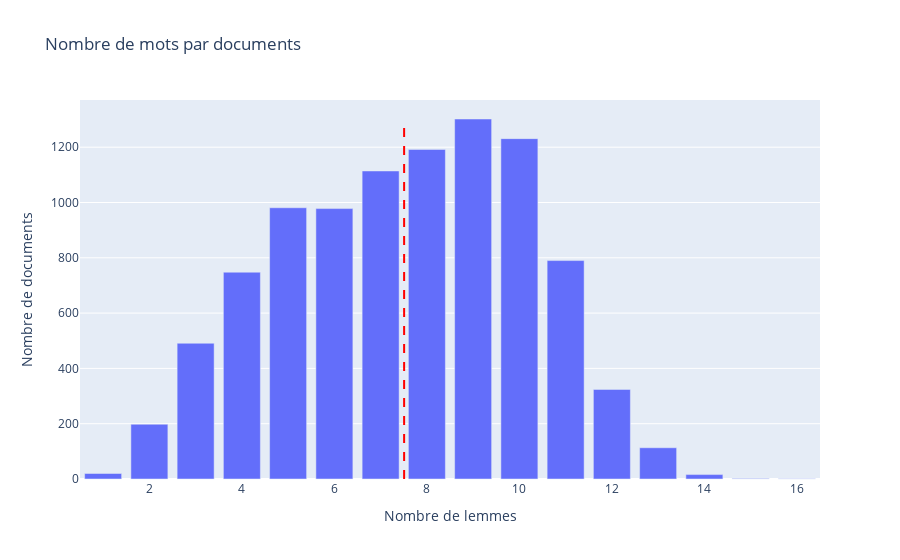

The code cell stored with this chart in its notebook:
### Code cell
fig = px.bar(temp, x = "Nombre de lemmes", y = 'Nombre de documents', title = "Nombre de mots par documents")
mean = np.mean(tailleDocs.Lemme)
fig.add_shape(type="line",x0=mean, x1=mean, y0 =0, y1=1300 , xref='x', yref='y',
               line = dict(color = 'red', dash = 'dash'))

### Figure 1 — Plotly figure (JSON) as saved in the notebook; plotly's stock layout.template omitted (floating-point values rounded to 4 significant figures)
{"data": [{"alignmentgroup": "True", "hovertemplate": "Nombre de lemmes=%{x}<br>Nombre de documents=%{y}<extra></extra>", "legendgroup": "", "marker": {"color": "#636efa", "pattern": {"shape": ""}}, "name": "", "offsetgroup": "", "orientation": "v", "showlegend": false, "textposition": "auto", "type": "bar", "x": [1, 2, 3, 4, 5, 6, 7, 8, 9, 10, 11, 12, 13, 14, 15, 16], "xaxis": "x", "y": [20, 198, 491, 748, 981, 978, 1114, 1192, 1302, 1231, 790, 324, 113, 16, 2, 1], "yaxis": "y"}], "layout": {"barmode": "relative", "legend": {"tracegroupgap": 0}, "shapes": [{"line": {"color": "red", "dash": "dash"}, "type": "line", "x0": 7.508, "x1": 7.508, "xref": "x", "y0": 0, "y1": 1300, "yref": "y"}], "title": {"text": "Nombre de mots par documents"}, "xaxis": {"anchor": "y", "domain": [0, 1], "title": {"text": "Nombre de lemmes"}}, "yaxis": {"anchor": "x", "domain": [0, 1], "title": {"text": "Nombre de documents"}}}}
